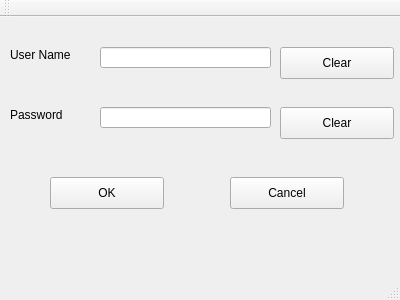
<?xml version="1.0" encoding="UTF-8"?>
<ui version="4.0">
 <class>MainWindow</class>
 <widget class="QMainWindow" name="MainWindow">
  <property name="geometry">
   <rect>
    <x>0</x>
    <y>0</y>
    <width>400</width>
    <height>300</height>
   </rect>
  </property>
  <property name="windowTitle">
   <string>MainWindow</string>
  </property>
  <widget class="QWidget" name="centralWidget">
   <widget class="QPushButton" name="pushButton">
    <property name="geometry">
     <rect>
      <x>50</x>
      <y>160</y>
      <width>114</width>
      <height>32</height>
     </rect>
    </property>
    <property name="text">
     <string>OK</string>
    </property>
   </widget>
   <widget class="QPushButton" name="pushButton_2">
    <property name="geometry">
     <rect>
      <x>230</x>
      <y>160</y>
      <width>114</width>
      <height>32</height>
     </rect>
    </property>
    <property name="text">
     <string>Cancel</string>
    </property>
   </widget>
   <widget class="QLineEdit" name="lineEdit">
    <property name="geometry">
     <rect>
      <x>100</x>
      <y>30</y>
      <width>171</width>
      <height>21</height>
     </rect>
    </property>
   </widget>
   <widget class="QLineEdit" name="lineEdit_2">
    <property name="geometry">
     <rect>
      <x>100</x>
      <y>90</y>
      <width>171</width>
      <height>21</height>
     </rect>
    </property>
    <property name="echoMode">
     <enum>QLineEdit::Password</enum>
    </property>
   </widget>
   <widget class="QLabel" name="label">
    <property name="geometry">
     <rect>
      <x>10</x>
      <y>30</y>
      <width>71</width>
      <height>16</height>
     </rect>
    </property>
    <property name="text">
     <string>User Name</string>
    </property>
   </widget>
   <widget class="QLabel" name="label_2">
    <property name="geometry">
     <rect>
      <x>10</x>
      <y>90</y>
      <width>62</width>
      <height>16</height>
     </rect>
    </property>
    <property name="text">
     <string>Password</string>
    </property>
   </widget>
   <widget class="QPushButton" name="pushButton_3">
    <property name="geometry">
     <rect>
      <x>280</x>
      <y>30</y>
      <width>114</width>
      <height>32</height>
     </rect>
    </property>
    <property name="text">
     <string>Clear</string>
    </property>
   </widget>
   <widget class="QPushButton" name="pushButton_4">
    <property name="geometry">
     <rect>
      <x>280</x>
      <y>90</y>
      <width>114</width>
      <height>32</height>
     </rect>
    </property>
    <property name="text">
     <string>Clear</string>
    </property>
   </widget>
  </widget>
  <widget class="QMenuBar" name="menuBar">
   <property name="geometry">
    <rect>
     <x>0</x>
     <y>0</y>
     <width>400</width>
     <height>22</height>
    </rect>
   </property>
  </widget>
  <widget class="QToolBar" name="mainToolBar">
   <attribute name="toolBarArea">
    <enum>TopToolBarArea</enum>
   </attribute>
   <attribute name="toolBarBreak">
    <bool>false</bool>
   </attribute>
  </widget>
  <widget class="QStatusBar" name="statusBar"/>
 </widget>
 <layoutdefault spacing="6" margin="11"/>
 <resources/>
 <connections>
  <connection>
   <sender>pushButton_4</sender>
   <signal>clicked()</signal>
   <receiver>lineEdit_2</receiver>
   <slot>clear()</slot>
   <hints>
    <hint type="sourcelabel">
     <x>318</x>
     <y>142</y>
    </hint>
    <hint type="destinationlabel">
     <x>240</x>
     <y>140</y>
    </hint>
   </hints>
  </connection>
  <connection>
   <sender>pushButton_3</sender>
   <signal>clicked()</signal>
   <receiver>lineEdit</receiver>
   <slot>clear()</slot>
   <hints>
    <hint type="sourcelabel">
     <x>307</x>
     <y>76</y>
    </hint>
    <hint type="destinationlabel">
     <x>232</x>
     <y>73</y>
    </hint>
   </hints>
  </connection>
  <connection>
   <sender>pushButton</sender>
   <signal>clicked()</signal>
   <receiver>MainWindow</receiver>
   <slot>printUserNameAndPassword()</slot>
   <hints>
    <hint type="sourcelabel">
     <x>106</x>
     <y>210</y>
    </hint>
    <hint type="destinationlabel">
     <x>199</x>
     <y>149</y>
    </hint>
   </hints>
  </connection>
  <connection>
   <sender>pushButton_2</sender>
   <signal>clicked()</signal>
   <receiver>MainWindow</receiver>
   <slot>close()</slot>
   <hints>
    <hint type="sourcelabel">
     <x>282</x>
     <y>211</y>
    </hint>
    <hint type="destinationlabel">
     <x>280</x>
     <y>240</y>
    </hint>
   </hints>
  </connection>
  <connection>
   <sender>pushButton</sender>
   <signal>clicked()</signal>
   <receiver>MainWindow</receiver>
   <slot>close()</slot>
   <hints>
    <hint type="sourcelabel">
     <x>75</x>
     <y>215</y>
    </hint>
    <hint type="destinationlabel">
     <x>74</x>
     <y>245</y>
    </hint>
   </hints>
  </connection>
 </connections>
 <slots>
  <slot>printUserNameAndPassword()</slot>
 </slots>
</ui>
